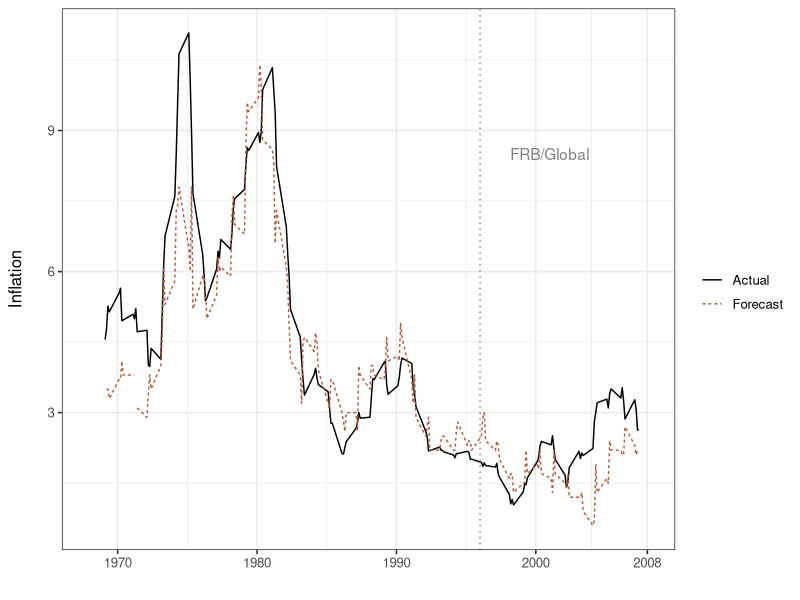

This figure's R source:
####################
# Greenbook Actual Inflation vs. Forecasts Graph
# Christopher Gandrud
# 7 May 2014
####################

library(reshape2)
library(ggplot2)

setwd('/git_repositories/Greenbook') # Change as appropriate. 

# Load data from GitHub
cpi.data <- read.csv("Data/GB_FRED_cpi_2007.csv", stringsAsFactors = FALSE)

##### Create Plot #######
### Melt data, i.e. reshape
cpi.abs <- melt(cpi.data, id = "Quarter", measure = c("GB_CPI_QTR2",
                "deflator"))

### Rename variables
cpi.abs$variable <- gsub("GB_CPI_QTR2", "Forecast", cpi.abs$variable)
cpi.abs$variable <- gsub("deflator", "Actual", cpi.abs$variable)

### Colours
absolute.colors <- c("Forecast" = "#B35B40", "Actual" = "#000000")

### Create line graph
absInflation <- qplot(Quarter, value, geom = "line", data = cpi.abs,
                        color = variable, linetype = variable) +
  xlab("") + ylab("Inflation\n") +
  scale_color_manual(values = absolute.colors, name = "") +
  scale_linetype(name = "") +
  scale_x_continuous(limits = c(1968, 2008),
                     breaks = c(1970, 1980, 1990, 2000, 2008),
                     labels = c(1970, 1980, 1990, 2000, 2008)) +
  geom_vline(aes(xintercept = 1996), linetype = "dotted", colour = "grey50") +
  annotate("text", x = 2001, y = 8.5, label = "FRB/Global", colour = "grey50") +
  theme_bw(base_size = 12)

print(absInflation)
